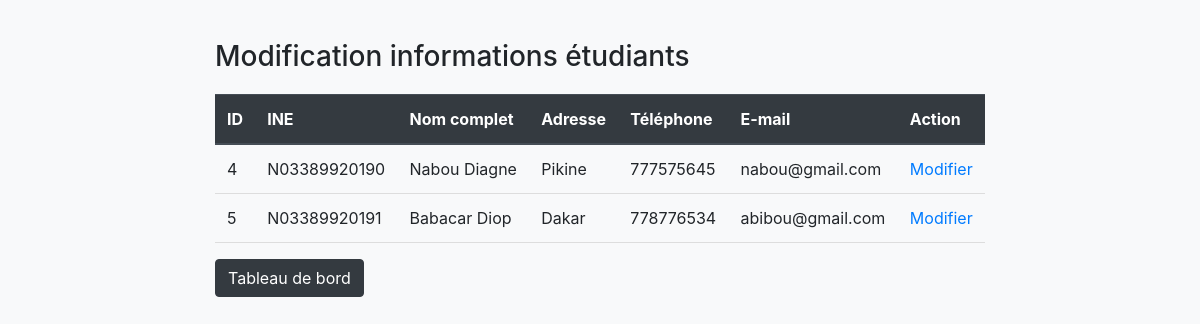
Page /admin/modifier_informations_etudiant.php (signed in) on the committed database.
### tables this page shows
CREATE TABLE `utilisateurs` (
  `id_utilisateur` int(11) NOT NULL,
  `ine` varchar(20) DEFAULT NULL,
  `nom_complet` varchar(50) DEFAULT NULL,
  `adresse` varchar(255) DEFAULT NULL,
  `numero_telephone` varchar(20) DEFAULT NULL,
  `email` varchar(100) NOT NULL,
  `mot_de_passe` varchar(255) DEFAULT NULL,
  `type` enum('étudiant','administrateur') DEFAULT NULL
);

### admin/modifier_informations_etudiant.php (the view, shortened to what this page needs)
<!DOCTYPE html>
<html lang="fr">
<head>
    <link href="https://stackpath.bootstrapcdn.com/bootstrap/4.5.2/css/bootstrap.min.css" rel="stylesheet">
</head>
<body>
    <div class="container">
        <h3>Modification informations étudiants</h3>
        <table class="table">
            <thead class="thead-dark">
                <tr>
                    <th>ID</th>
                    <th>INE</th>
                    <th>Nom complet</th>
                    <th>Adresse</th>
                    <th>Téléphone</th>
                    <th>E-mail</th>
                    <th>Action</th>
                </tr>
            </thead>
            <tbody>
                <?php
                include('../config.php');
                $stmt = $pdo->query("SELECT * FROM utilisateurs WHERE type = 'etudiant'");
                while ($row = $stmt->fetch()) { ?>
                    <tr>
                        <td><?php echo $row["id_utilisateur"]; ?></td>
                        <td><?php echo $row["ine"]; ?></td>
                        <td><?php echo $row["nom_complet"]; ?></td>
                        <td><?php echo $row["adresse"]; ?></td>
                        <td><?php echo $row["numero_telephone"]; ?></td>
                        <td><?php echo $row["email"]; ?></td>
                        <td><a href="mod_etudiants.php?id=<?php echo $row['id_utilisateur']; ?>">Modifier</a></td>
                    </tr>
                <?php } ?>
            </tbody>
        </table>
        <a href="admin.php" class="btn btn-dark">Tableau de bord</a>
    </div>
</body>
</html>

### admin/modifier_informations_etudiant.php (style rules this page uses)
body { background-color: #f8f9fa; padding-top: 40px; }
.container { max-width: 800px; margin: 0 auto; }
h3 { margin-bottom: 20px; }
table { width: 100%; border-collapse: collapse; }
th, td { padding: 8px; text-align: left; border-bottom: 1px solid #ddd; }
th { background-color: #007bff; color: #fff; }
a { color: #007bff; text-decoration: none; }

### rows in the picture
utilisateurs: id_utilisateur "4", ine "N03389920190", nom_complet "Nabou Diagne", adresse "Pikine", numero_telephone "777575645", email "nabou@gmail.com"
utilisateurs: id_utilisateur "5", ine "N03389920191", nom_complet "Babacar Diop", adresse "Dakar", numero_telephone "778776534", email "abibou@gmail.com"
